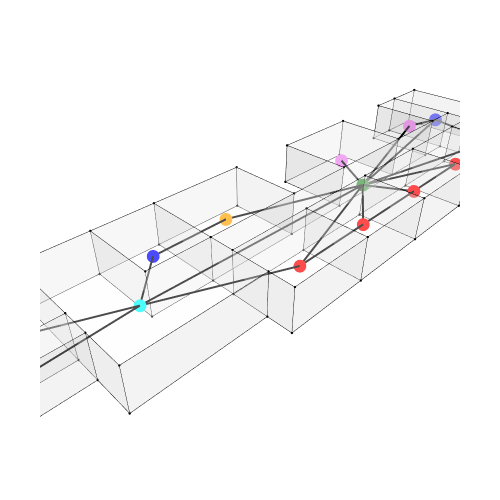

Notebook code for this chart:
### Code cell
Topology.Show(cc, g1,
                vertexSizeKey="vertex_size",
                vertexColorKey="color",
                edgeWidthKey="width",
                edgeColorKey="color",
                faceOpacity=0.3,
                backgroundColor="white",
                width=500,
                height=500,
                renderer=renderer)

### Figure 1 — Plotly figure (JSON) as saved in the notebook; plotly's stock layout.template omitted (floating-point values rounded to 4 significant figures; data arrays with more than 128 entries replaced by an {"elided": "..."} marker saying what was removed)
{"data": [{"customdata": ["", "", "", "", "", "", "", "", "", "", "", "", "", "", "", "", "", "", "", "", "", "", "", "", "", "", "", "", "", "", "", "", "", "", "", "", "", "", "", "", "", "", "", "", "", "", "", "", "", "", "", "", "", "", "", "", "", "", "", "", "", "", "", "", "", "", "", "", "", "", "", "", "", "", "", "", "", "", "", "", "", "", "", "", "", "", "", "", "", ""], "hoverinfo": "text", "hovertemplate": ["Click ", "Click ", "Click ", "Click ", "Click ", "Click ", "Click ", "Click ", "Click ", "Click ", "Click ", "Click ", "Click ", "Click ", "Click ", "Click ", "Click ", "Click ", "Click ", "Click ", "Click ", "Click ", "Click ", "Click ", "Click ", "Click ", "Click ", "Click ", "Click ", "Click ", "Click ", "Click ", "Click ", "Click ", "Click ", "Click ", "Click ", "Click ", "Click ", "Click ", "Click ", "Click ", "Click ", "Click ", "Click ", "Click ", "Click ", "Click ", "Click ", "Click ", "Click ", "Click ", "Click ", "Click ", "Click ", "Click ", "Click ", "Click ", "Click ", "Click ", "Click ", "Click ", "Click ", "Click ", "Click ", "Click ", "Click ", "Click ", "Click ", "Click ", "Click ", "Click ", "Click ", "Click ", "Click ", "Click ", "Click ", "Click ", "Click ", "Click ", "Click ", "Click ", "Click ", "Click ", "Click ", "Click ", "Click ", "Click ", "Click ", "Click "], "hovertext": ["", "", "", "", "", "", "", "", "", "", "", "", "", "", "", "", "", "", "", "", "", "", "", "", "", "", "", "", "", "", "", "", "", "", "", "", "", "", "", "", "", "", "", "", "", "", "", "", "", "", "", "", "", "", "", "", "", "", "", "", "", "", "", "", "", "", "", "", "", "", "", "", "", "", "", "", "", "", "", "", "", "", "", "", "", "", "", "", "", ""], "legendgroup": "1", "legendrank": 1, "marker": {"color": ["#000000", "#000000", "#000000", "#000000", "#000000", "#000000", "#000000", "#000000", "#000000", "#000000", "#000000", "#000000", "#000000", "#000000", "#000000", "#000000", "#000000", "#000000", "#000000", "#000000", "#000000", "#000000", "#000000", "#000000", "#000000", "#000000", "#000000", "#000000", "#000000", "#000000", "#000000", "#000000", "#000000", "#000000", "#000000", "#000000", "#000000", "#000000", "#000000", "#000000", "#000000", "#000000", "#000000", "#000000", "#000000", "#000000", "#000000", "#000000", "#000000", "#000000", "#000000", "#000000", "#000000", "#000000", "#000000", "#000000", "#000000", "#000000", "#000000", "#000000", "#000000", "#000000", "#000000", "#000000", "#000000", "#000000", "#000000", "#000000", "#000000", "#000000", "#000000", "#000000", "#000000", "#000000", "#000000", "#000000", "#000000", "#000000", "#000000", "#000000", "#000000", "#000000", "#000000", "#000000", "#000000", "#000000", "#000000", "#000000", "#000000", "#000000"], "line": {"width": 0}, "opacity": 1, "size": [2.8, 2.8, 2.8, 2.8, 2.8, 2.8, 2.8, 2.8, 2.8, 2.8, 2.8, 2.8, 2.8, 2.8, 2.8, 2.8, 2.8, 2.8, 2.8, 2.8, 2.8, 2.8, 2.8, 2.8, 2.8, 2.8, 2.8, 2.8, 2.8, 2.8, 2.8, 2.8, 2.8, 2.8, 2.8, 2.8, 2.8, 2.8, 2.8, 2.8, 2.8, 2.8, 2.8, 2.8, 2.8, 2.8, 2.8, 2.8, 2.8, 2.8, 2.8, 2.8, 2.8, 2.8, 2.8, 2.8, 2.8, 2.8, 2.8, 2.8, 2.8, 2.8, 2.8, 2.8, 2.8, 2.8, 2.8, 2.8, 2.8, 2.8, 2.8, 2.8, 2.8, 2.8, 2.8, 2.8, 2.8, 2.8, 2.8, 2.8, 2.8, 2.8, 2.8, 2.8, 2.8, 2.8, 2.8, 2.8, 2.8, 2.8], "sizemode": "diameter", "symbol": "circle"}, "mode": "markers", "name": "1: Untitled (Vertices)", "showlegend": false, "text": ["", "", "", "", "", "", "", "", "", "", "", "", "", "", "", "", "", "", "", "", "", "", "", "", "", "", "", "", "", "", "", "", "", "", "", "", "", "", "", "", "", "", "", "", "", "", "", "", "", "", "", "", "", "", "", "", "", "", "", "", "", "", "", "", "", "", "", "", "", "", "", "", "", "", "", "", "", "", "", "", "", "", "", "", "", "", "", "", "", ""], "type": "scatter3d", "x": [30, 20, 30, 30, 25, 25, 20, 20, 20, 30, 20, 30, 30, 25, 25, 20, 20, 20, 30, 37, 37, 30, 37, 37, 44, 51, 58, 61, 61, 58, 52, 44, 38, 44, 51, 58, 61, 61, 58, 52, 44, 38, 30, 30, 12, 12, 12, 12, 8, 4, 4, 12, 8, 4, 4, 12, 44, 44, 51, 51, 58, 58, 65, 65, 65, 65, 65, 61, 65, 61, 58, 58, 52, 44, 52, 44, 38, 38, 8, 8, 4, 4, 0, 0, 0, 0, 4, 12, 4, 12], "y": [-3, -3, 0, 2, 2, 8, 8, 2, 0, -3, -3, 0, 2, 2, 8, 8, 2, 0, -5, -5, 0, -5, -5, 0, 0, 0, 0, 0, 2, 2, 2, 2, 2, 0, 0, 0, 0, 2, 2, 2, 2, 2, 8, 8, 8, 2, 8, 2, 2, 2, 0, 0, 2, 2, 0, 0, -5, -5, -5, -5, -5, -5, -5, 0, -5, 0, 8, 8, 8, 8, 8, 8, 8, 8, 8, 8, 8, 8, 8, 8, 8, 8, 8, 0, 8, 0, -6, -6, -6, -6], "z": [0, 0, 0, 0, 0, 0, 0, 0, 0, 3.5, 3.5, 3.5, 3.5, 3.5, 3.5, 3.5, 3.5, 3.5, 0, 0, 0, 3.5, 3.5, 3.5, 0, 0, 0, 0, 0, 0, 0, 0, 0, 3.5, 3.5, 3.5, 3.5, 3.5, 3.5, 3.5, 3.5, 3.5, 0, 3.5, 0, 0, 3.5, 3.5, 0, 0, 0, 0, 3.5, 3.5, 3.5, 3.5, 0, 3.5, 0, 3.5, 0, 3.5, 0, 0, 3.5, 3.5, 0, 0, 3.5, 3.5, 0, 3.5, 0, 0, 3.5, 3.5, 0, 3.5, 0, 3.5, 0, 3.5, 0, 0, 3.5, 3.5, 0, 0, 3.5, 3.5]}, {"hoverinfo": "text", "hovertext": [], "legendgroup": "2", "legendrank": 2, "line": {"color": "#000000", "dash": "solid", "width": 1}, "marker": {"color": "#000000", "size": 0.25, "symbol": "circle"}, "mode": "markers+lines", "name": "1: Untitled (Edges)", "showlegend": false, "text": [], "type": "scatter3d", "x": {"elided": "507 int values"}, "y": {"elided": "507 int values"}, "z": {"elided": "507 float values"}}, {"cmax": 1, "cmin": 0, "color": "#FAFAFA", "colorscale": [[0, "#440154"], [0.1111, "#482878"], [0.2222, "#3e4989"], [0.3333, "#31688e"], [0.4444, "#26828e"], [0.5556, "#1f9e89"], [0.6667, "#35b779"], [0.7778, "#6ece58"], [0.8889, "#b5de2b"], [1, "#fde725"]], "flatshading": true, "hoverinfo": "text", "hovertext": "", "i": {"elided": "236 int values"}, "j": {"elided": "236 int values"}, "k": {"elided": "236 int values"}, "legendgroup": "3", "legendrank": 3, "lighting": {"facenormalsepsilon": 0}, "name": "1: Untitled (Faces)", "opacity": 0.3, "showlegend": false, "showscale": false, "text": "", "type": "mesh3d", "x": [25, 30, 20, 30, 30, 20, 20, 20, 25, 30, 20, 30, 30, 25, 25, 20, 20, 20, 37, 37, 30, 30, 37, 37, 58, 61, 61, 58, 52, 51, 44, 44, 38, 44, 51, 58, 61, 61, 58, 52, 44, 38, 30, 30, 12, 12, 12, 12, 12, 8, 4, 4, 8, 4, 4, 12, 44, 44, 51, 51, 58, 58, 65, 65, 65, 65, 65, 61, 65, 61, 58, 58, 44, 52, 52, 44, 38, 38, 8, 8, 4, 4, 0, 0, 0, 0, 12, 4, 4, 12], "y": [2, -3, -3, 2, 0, 0, 2, 8, 8, -3, -3, 0, 2, 2, 8, 8, 2, 0, 0, -5, -5, -5, -5, 0, 2, 2, 0, 0, 2, 0, 2, 0, 2, 0, 0, 0, 0, 2, 2, 2, 2, 2, 8, 8, 8, 2, 8, 2, 0, 2, 0, 2, 2, 2, 0, 0, -5, -5, -5, -5, -5, -5, -5, 0, -5, 0, 8, 8, 8, 8, 8, 8, 8, 8, 8, 8, 8, 8, 8, 8, 8, 8, 0, 8, 8, 0, -6, -6, -6, -6], "z": [0, 0, 0, 0, 0, 0, 0, 0, 0, 3.5, 3.5, 3.5, 3.5, 3.5, 3.5, 3.5, 3.5, 3.5, 0, 0, 0, 3.5, 3.5, 3.5, 0, 0, 0, 0, 0, 0, 0, 0, 0, 3.5, 3.5, 3.5, 3.5, 3.5, 3.5, 3.5, 3.5, 3.5, 0, 3.5, 0, 0, 3.5, 3.5, 0, 0, 0, 0, 3.5, 3.5, 3.5, 3.5, 0, 3.5, 0, 3.5, 0, 3.5, 0, 0, 3.5, 3.5, 0, 0, 3.5, 3.5, 0, 3.5, 0, 0, 3.5, 3.5, 0, 3.5, 0, 3.5, 0, 3.5, 0, 0, 3.5, 3.5, 0, 0, 3.5, 3.5]}, {"hoverinfo": "text", "hovertext": [], "legendgroup": "6", "legendrank": 6, "line": {"color": "#000000", "dash": "solid", "width": 4}, "marker": {"color": "#000000", "size": 1, "symbol": "circle"}, "mode": "markers+lines", "name": "2: Untitled Graph (Edges)", "showlegend": false, "text": [], "type": "scatter3d", "x": [45.5, 63, null, 61.5, 63, null, 63, 59.5, null, 45.5, 47.5, null, 40.5, 47.5, null, 47.5, 54.5, null, 45.5, 48, null, 24.06, 16, null, 16, 10, null, 16, 12, null, 45.5, 34, null, 27.5, 34, null, 45.5, 40.5, null, 33.5, 40.5, null, 45.5, 59.5, null, 45.5, 54.5, null, 54.5, 61.5, null, 24.06, 33.5, null, 33.5, 45.5, null, 12, 8, null, 24.06, 27.5, null, 24.06, 45.5, null, 24.06, 12, null, 45.5, 61.5, null, 6, 2, null, 12, 2, null, 10, 6, null, 12, 6, null, 12, 10, null], "y": [1, 4, null, -2.5, 4, null, 4, 5, null, 1, -2.5, null, -2.5, -2.5, null, -2.5, -2.5, null, 1, 5, null, 1.562, 5, null, 5, 5, null, 5, 1, null, 1, 5, null, 5, 5, null, 1, -2.5, null, -2.5, -2.5, null, 1, 5, null, 1, -2.5, null, -2.5, -2.5, null, 1.562, -2.5, null, -2.5, 1, null, 1, -3, null, 1.562, 5, null, 1.562, 1, null, 1.562, 1, null, 1, -2.5, null, 5, 4, null, 1, 4, null, 5, 5, null, 1, 5, null, 1, 5, null], "z": [1.75, 1.75, null, 1.75, 1.75, null, 1.75, 1.75, null, 1.75, 1.75, null, 1.75, 1.75, null, 1.75, 1.75, null, 1.75, 1.75, null, 1.75, 1.75, null, 1.75, 1.75, null, 1.75, 1.75, null, 1.75, 1.75, null, 1.75, 1.75, null, 1.75, 1.75, null, 1.75, 1.75, null, 1.75, 1.75, null, 1.75, 1.75, null, 1.75, 1.75, null, 1.75, 1.75, null, 1.75, 1.75, null, 1.75, 1.75, null, 1.75, 1.75, null, 1.75, 1.75, null, 1.75, 1.75, null, 1.75, 1.75, null, 1.75, 1.75, null, 1.75, 1.75, null, 1.75, 1.75, null, 1.75, 1.75, null, 1.75, 1.75, null]}, {"customdata": ["", "", "", "", "", "", "", "", "", "", "", "", "", "", "", "", "", ""], "hoverinfo": "text", "hovertemplate": ["Click ", "Click ", "Click ", "Click ", "Click ", "Click ", "Click ", "Click ", "Click ", "Click ", "Click ", "Click ", "Click ", "Click ", "Click ", "Click ", "Click ", "Click "], "hovertext": ["", "", "", "", "", "", "", "", "", "", "", "", "", "", "", "", "", ""], "legendgroup": "5", "legendrank": 5, "marker": {"color": ["#0000FF", "#FF0000", "#EE82EE", "#FFA500", "#FFA500", "#FF0000", "#EE82EE", "#FF0000", "#FF0000", "#FFA500", "#0000FF", "#00FFFF", "#008000", "#0000FF", "#FFA500", "#EE82EE", "#008000", "#FF0000"], "line": {"width": 0}, "opacity": 1, "size": [15, 15, 15, 15, 15, 15, 15, 15, 15, 15, 15, 15, 15, 15, 15, 15, 15, 15], "sizemode": "diameter", "symbol": "circle"}, "mode": "markers", "name": "2: Untitled Graph (Vertices)", "showlegend": false, "text": ["", "", "", "", "", "", "", "", "", "", "", "", "", "", "", "", "", ""], "type": "scatter3d", "x": [63, 47.5, 48, 16, 34, 40.5, 59.5, 54.5, 33.5, 8, 27.5, 24.06, 45.5, 2, 6, 10, 12, 61.5], "y": [4, -2.5, 5, 5, 5, -2.5, 5, -2.5, -2.5, -3, 5, 1.562, 1, 4, 5, 5, 1, -2.5], "z": [1.75, 1.75, 1.75, 1.75, 1.75, 1.75, 1.75, 1.75, 1.75, 1.75, 1.75, 1.75, 1.75, 1.75, 1.75, 1.75, 1.75, 1.75]}], "layout": {"autosize": true, "height": 500, "margin": {"b": 40, "l": 40, "r": 40, "t": 40}, "paper_bgcolor": "#FFFFFF", "plot_bgcolor": "#FFFFFF", "scene": {"aspectmode": "data", "camera": {"center": {"x": 0, "y": 0, "z": 0}, "eye": {"x": -1.25, "y": -1.25, "z": 1.25}, "projection": {"type": "perspective"}, "up": {"x": 0, "y": 0, "z": 1}}, "xaxis": {"visible": false}, "yaxis": {"visible": false}, "zaxis": {"visible": false}}, "showlegend": true, "width": 500, "xaxis": {"showgrid": false, "visible": false, "zeroline": false}, "yaxis": {"showgrid": false, "visible": false, "zeroline": false}}}
